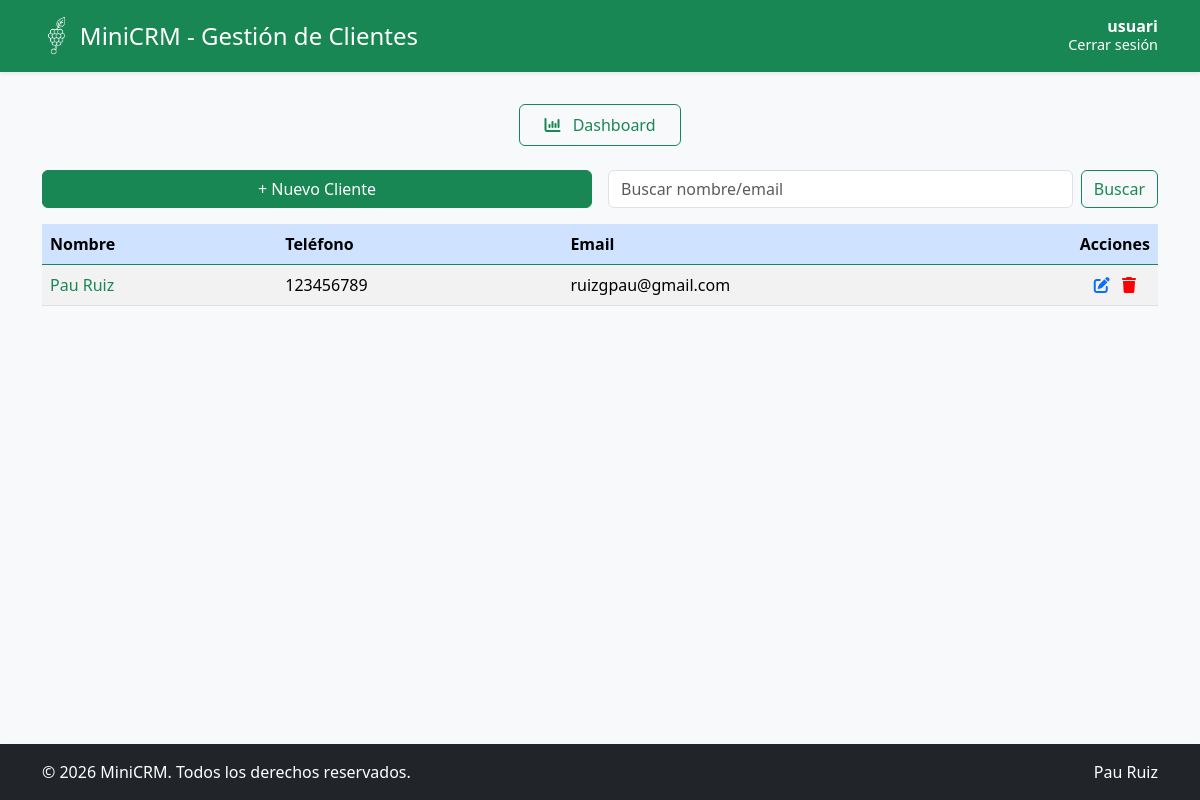
The app's page /clientes/ (signed in) with its own data.
### clientes/models.py (models this page shows, shortened)
class Cliente(models.Model):
    usuario = models.ForeignKey(User, on_delete=models.CASCADE)
    nombre = models.CharField(max_length=100)
    telefono = models.CharField(max_length=20)
    email = models.EmailField()
    empresa = models.CharField(max_length=100, blank=True)
    notas = models.TextField(blank=True)
    fecha_creacion = models.DateTimeField(auto_now_add=True)

### clientes/views.py (the view)
# urls.py: path('clientes/', views.lista_clientes, name='lista_clientes'),
@login_required
def lista_clientes(request):
    clientes_queryset = Cliente.objects.filter(usuario=request.user)
    raw_q = request.GET.get('q', '')
    query = raw_q.strip() if raw_q and raw_q.lower() != 'none' else ''
    if query:
        clientes_queryset = clientes_queryset.filter(
            Q(nombre__icontains=query) | Q(email__icontains=query)
        )
    paginator = Paginator(clientes_queryset, 10)  # 10 clientes por página
    page_number = request.GET.get('page')
    clientes = paginator.get_page(page_number)
    return render(request, 'clientes/lista.html', {
        'clientes': clientes,
        'query': query,
    })

### clientes/templates/clientes/lista.html (shortened to what this page needs)
{% load static %}
<!DOCTYPE html>
<html lang="es">
<head>
    <link href="https://cdn.jsdelivr.net/npm/bootstrap@5.3.2/dist/css/bootstrap.min.css" rel="stylesheet">
</head>
<body class="bg-light">
    <header class="bg-success text-white py-3 mb-4 shadow-sm">
        <div class="container d-flex justify-content-between align-items-center">
            <div class="d-flex align-items-center">
                <img src="{% static 'img/logo.png' %}" alt="Logo" style="height:40px;" class="me-2">
                <h4 class="mb-0">MiniCRM - Gestión de Clientes</h4>
            </div>
        <div class="d-flex flex-column align-items-end text-white" style="line-height: 1.1;">
            <strong>
                {{ request.user.username }}
            </strong>
            <form method="post" action="{% url 'logout' %}" class="m-0">
                <button type="submit"
                        class="footer-link"
                        style="background: transparent; border: none; color: white; text-decoration: none; font-size: 0.9rem; padding: 0;">
                    Cerrar sesión
                </button>
            </form>
        </div>
        </div>
    </header>
    <link rel="stylesheet" href="https://cdnjs.cloudflare.com/ajax/libs/font-awesome/6.4.0/css/all.min.css">
<main class="container mt-2 flex-fill">
    <div class="row mb-4">
        <div class="col-12 text-center">
            <a href="{% url 'dashboard' %}" class="btn btn-outline-primary px-4 py-2">
                <i class="fa-solid fa-chart-column me-2"></i> Dashboard
            </a>
        </div>
    </div>
    <div class="row g-3 mb-3">
        <div class="col-12 col-md-6">
            <a href="{% url 'nuevo_cliente' %}"
            class="btn btn-primary w-100 w-md-auto">
                + Nuevo Cliente
            </a>
        </div>
        <div class="col-12 col-md-6">
            <form method="get" class="d-flex">
                <input type="text" name="q"
                    value="{{ query|default:'' }}"
                    class="form-control me-2"
                    placeholder="Buscar nombre/email">
                <button type="submit"
                        class="btn btn-outline-primary">
                    Buscar
                </button>
            </form>
        </div>
    </div>
    <div class="d-none d-md-block">
        <div class="table-responsive">
            <table class="table table-striped table-hover align-middle">
                <thead class="table-primary">
                    <tr>
                        <th>Nombre</th>
                        <th>Teléfono</th>
                        <th>Email</th>
                        <th style="width: 80px;" class="text-center">Acciones</th>
                    </tr>
                </thead>
                <tbody>
                    {% for c in clientes %}
                    <tr>
                        <td>
                            <a href="{% url 'detalles_cliente' c.id %}" class="cliente-link">
                                {{ c.nombre }}
                            </a>
                        </td>
                        <td>{{ c.telefono }}</td>
                        <td>{{ c.email }}</td>
                        <td class="text-center">
                            <a href="{% url 'editar_cliente' c.id %}" title="Editar" class="me-2 text-decoration-none">
                                <i class="fa fa-edit"></i>
                            </a>
                            <a href="{% url 'eliminar_cliente' c.id %}" title="Borrar" class="text-decoration-none"
                                onclick="return confirm('¿Seguro que quieres eliminar este cliente?');">
                                <i class="fa fa-trash" style="color: red;"></i>
                            </a>
                        </td>
                    </tr>
                    {% endfor %}
                </tbody>
            </table>
        </div>
    </div>
</main>
<footer class="bg-dark text-white py-3 mt-5 shadow-sm">
    <div class="container d-flex justify-content-between align-items-center">
        <div>
            &copy; 2026 MiniCRM. Todos los derechos reservados.
        </div>
        <div>
           <a href="https://www.linkedin.com/in/pau-ruiz-guti%C3%A9rrez-55abb0360/"
            class="text-white footer-link" target="_blank" style="text-decoration: none;">
            Pau Ruiz
            </a>
        </div>
    </div>
</footer>
</body>
</html>

### clientes/templates/clientes/lista.html (style rules this page uses)
.btn-primary, .table-primary { background-color: #198754; border-color: #198754; color: white; }
.btn-outline-primary { background-color: transparent !important; color: #198754 !important; border-color: #198754 !important; }
.cliente-link { color: #198754; font-weight: 500; text-decoration: none; transition: color 0.2s ease, text-decoration 0.2s ease; }
html, body { height: 100%; }
body { display: flex; flex-direction: column; }
main { flex: 1; }

### records on screen
Cliente: nombre "Pau Ruiz", telefono "123456789", email "ruizgpau@gmail.com"

### other values on screen
{{ request.user.username }} "usuari"
